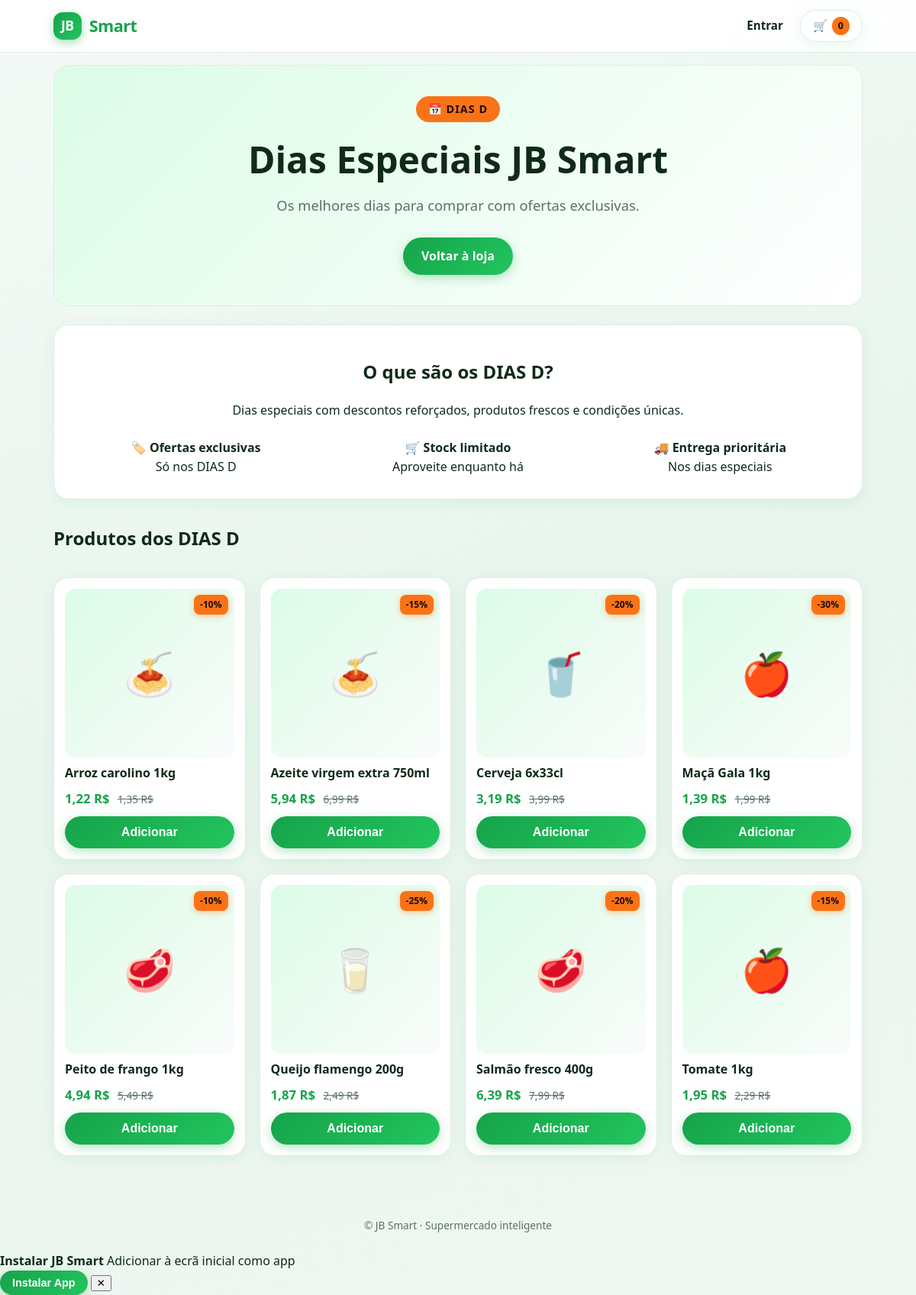
Page /dias-d/ on the committed database.
### loja/models.py (models this page shows, shortened)
class Produto(models.Model):
    categoria = models.ForeignKey(Categoria, on_delete=models.CASCADE, related_name="produtos")
    nome = models.CharField(max_length=120)
    preco = models.DecimalField("Preço (R$)", max_digits=8, decimal_places=2)
    promocao = models.PositiveSmallIntegerField("Desconto (%)", default=0)
    stock = models.PositiveIntegerField(default=0)
    imagem = models.ImageField(upload_to="produtos/", blank=True, storage=None)
    ativo = models.BooleanField(default=True)
    class Meta:
        ordering = ["nome"]
    @property
    def preco_final(self):
        desconto = Decimal(100 - min(self.promocao, 100)) / Decimal(100)
        return (self.preco * desconto).quantize(Decimal("0.01"), rounding=ROUND_HALF_UP)

class Categoria(models.Model):
    nome = models.CharField(max_length=80)
    imagem = models.ImageField(upload_to="categorias/", blank=True, null=True)
    emoji = models.CharField(max_length=4, default="🛒", blank=True)
    class Meta:
        ordering = ["nome"]

### loja/views.py (the view)
# urls.py: path("dias-d/", views.dias_d, name="dias_d"),
def dias_d(request):
    produtos = Produto.objects.filter(ativo=True, promocao__gt=0).select_related("categoria")
    return render(request, "loja/dias_d.html", {"produtos": produtos})

### loja/cart.py (called while the page is built)
    def __len__(self):
        return sum(self.dados.values())

### loja/context_processors.py (called while the page is built)
def carrinho(request):
    return {"carrinho_qtd": len(Carrinho(request))}

### loja/templates/loja/dias_d.html (shortened to what this page needs)
{% extends "loja/base.html" %}
{% block content %}
<section class="dia-d-hero">
  <div class="dia-d-badge">📅 DIAS D</div>
  <h1>Dias Especiais JB Smart</h1>
  <p class="dia-d-sub">Os melhores dias para comprar com ofertas exclusivas.</p>
  <a href="{% url 'lista' %}" class="btn" style="margin-top:16px;">Voltar à loja</a>
</section>
<div class="box" style="text-align:center;margin:24px 0;">
  <h2>O que são os DIAS D?</h2>
  <p>Dias especiais com descontos reforçados, produtos frescos e condições únicas.</p>
  <div class="dia-d-features">
    <div><strong>🏷️ Ofertas exclusivas</strong><br><span class="muted">Só nos DIAS D</span></div>
    <div><strong>🛒 Stock limitado</strong><br><span class="muted">Aproveite enquanto há</span></div>
    <div><strong>🚚 Entrega prioritária</strong><br><span class="muted">Nos dias especiais</span></div>
  </div>
</div>
<h2 style="margin-top:32px;">Produtos dos DIAS D</h2>
<div class="grid">
  {% for p in produtos %}
  <article class="card">
    <div class="img">
      {% if p.imagem %}<img src="{{ p.imagem.url }}" alt="{{ p.nome }}">{% else %}<span>{{ p.categoria.emoji }}</span>{% endif %}
      {% if p.promocao %}<span class="tag">-{{ p.promocao }}%</span>{% endif %}
    </div>
    <h3>{{ p.nome }}</h3>
    <div class="price">
      <strong>{{ p.preco_final }} R$</strong>
      {% if p.promocao %}<s>{{ p.preco }} R$</s>{% endif %}
    </div>
    {% if p.stock > 0 %}
      <form method="post" action="{% url 'adicionar' p.pk %}">{% csrf_token %}
        <button class="btn full">Adicionar</button>
      </form>
    {% else %}
      <button class="btn full off" disabled>Esgotado</button>
    {% endif %}
  </article>
  {% empty %}
  <p class="muted" style="grid-column:1/-1;text-align:center;padding:40px 0;">Novos DIAS D a caminho. Volte em breve!</p>
  {% endfor %}
</div>
{% endblock %}

### loja/static/loja/css/style.css (style rules this page uses)
:root { --bg: #f4faf6; --bg-grad: linear-gradient(160deg, #f4faf6 0%, #e8f5ed 50%, #f0f7f2 100%); --surface: #ffffff; --surface-2: #f9fcfa; --text: #0f2a18; --muted: #5c7264; --brand: #16a34a; --brand-dark: #128a3e; --brand-light: #dcfce7; --accent: #f97316; --accent-soft: #ffedd5; --line: #e2ebe6; --shadow: 0 4px 20px rgba(22, 163, 74, 0.08); --shadow-lg: 0 12px 40px rgba(22, 163, 74, 0.12); --radius: 20px; --radius-sm: 14px; --on: #ffffff; --err: #dc2626; --ok: #16a34a; --transition: 0.25s cubic-bezier(0.4, 0, 0.2, 1); }
* { box-sizing: border-box; }
html { scroll-behavior: smooth; }
body { margin: 0; background: var(--bg-grad); background-attachment: fixed; color: var(--text); font-family: system-ui, -apple-system, "Segoe UI", Roboto, "Helvetica Neue", sans-serif; line-height: 1.55; padding-bottom: env(safe-area-inset-bottom); min-height: 100vh; }
a { color: var(--brand); text-decoration: none; transition: color var(--transition); }
.btn { display: inline-flex; align-items: center; justify-content: center; gap: 8px; background: linear-gradient(135deg, var(--brand), #22c55e); color: white; border: none; border-radius: 999px; padding: 12px 24px; font-weight: 700; font-size: 1rem; text-decoration: none; cursor: pointer; transition: transform var(--transition), box-shadow var(--transition), filter var(--transition); box-shadow: 0 4px 14px rgba(22, 163, 74, 0.3); }
.btn.full { width: 100%; }
.grid { display: grid; gap: 18px; grid-template-columns: repeat(auto-fill, minmax(180px, 1fr)); padding: 12px 0 48px; }
.card { background: var(--surface); border: 1px solid var(--line); border-radius: var(--radius); padding: 14px; display: flex; flex-direction: column; gap: 10px; box-shadow: var(--shadow); transition: transform var(--transition), box-shadow var(--transition); animation: fadeUp 0.5s ease both; }
.card h3 { font-size: 1rem; margin: 0; flex: 1; font-weight: 700; line-height: 1.3; }
.img { position: relative; aspect-ratio: 1; border-radius: var(--radius-sm); background: linear-gradient(135deg, var(--brand-light), var(--surface-2)); display: grid; place-items: center; overflow: hidden; }
.img span:first-child { font-size: 3.4rem; }
.tag { position: absolute; top: 8px; right: 8px; background: var(--accent); color: #1c0a00; border-radius: 8px; padding: 4px 8px; font-size: 0.75rem; font-weight: 800; box-shadow: 0 2px 8px rgba(249, 115, 22, 0.4); }
.price { font-size: 1.05rem; }
.price strong { font-weight: 800; color: var(--brand); }
.price s { color: var(--muted); margin-left: 6px; font-size: 0.85rem; }
.box { background: var(--surface); border: 1px solid var(--line); border-radius: var(--radius); padding: 22px; margin: 16px 0; box-shadow: var(--shadow); }
.card:nth-child(1) { animation-delay: 0.05s; }
.card:nth-child(2) { animation-delay: 0.1s; }
.card:nth-child(3) { animation-delay: 0.15s; }
.card:nth-child(4) { animation-delay: 0.2s; }
.card:nth-child(5) { animation-delay: 0.25s; }
.card:nth-child(6) { animation-delay: 0.3s; }
.card:nth-child(n+7) { animation-delay: 0.35s; }
@media (min-width: 900px) { .grid { grid-template-columns: repeat(auto-fill, minmax(200px, 1fr)); } }
.dia-d-hero { text-align: center; padding: 40px 20px; background: linear-gradient(135deg, var(--brand-light), var(--surface)); border-radius: var(--radius); margin: 16px 0 24px; border: 1px solid var(--line); }
.dia-d-badge { display: inline-block; background: var(--accent); color: #1c0a00; font-weight: 800; padding: 6px 16px; border-radius: 999px; font-size: 0.9rem; margin-bottom: 12px; letter-spacing: 1px; }
.dia-d-hero h1 { font-size: clamp(2rem, 6vw, 3rem); margin: 0 0 8px; font-weight: 800; }
.dia-d-sub { color: var(--muted); font-size: 1.15rem; margin: 0 0 12px; }
.dia-d-features { display: grid; grid-template-columns: repeat(auto-fit, minmax(180px, 1fr)); gap: 16px; margin-top: 16px; }
.dia-d-features div { padding: 8px; }

### rows in the picture
Produto: categoria.emoji "🍝", promocao "10", nome "Arroz carolino 1kg", preco_final "1,22", preco "1,35", stock "Adicionar"
Produto: categoria.emoji "🍝", promocao "15", nome "Azeite virgem extra 750ml", preco_final "5,94", preco "6,99", stock "Adicionar"
Produto: categoria.emoji "🥤", promocao "20", nome "Cerveja 6x33cl", preco_final "3,19", preco "3,99", stock "Adicionar"
Produto: categoria.emoji "🍎", promocao "30", nome "Maçã Gala 1kg", preco_final "1,39", preco "1,99", stock "Adicionar"
Produto: categoria.emoji "🥩", promocao "10", nome "Peito de frango 1kg", preco_final "4,94", preco "5,49", stock "Adicionar"
Produto: categoria.emoji "🥛", promocao "25", nome "Queijo flamengo 200g", preco_final "1,87", preco "2,49", stock "Adicionar"
Produto: categoria.emoji "🥩", promocao "20", nome "Salmão fresco 400g", preco_final "6,39", preco "7,99", stock "Adicionar"
Produto: categoria.emoji "🍎", promocao "15", nome "Tomate 1kg", preco_final "1,95", preco "2,29", stock "Adicionar"

### other values in the picture
{{ carrinho_qtd }} "0"
